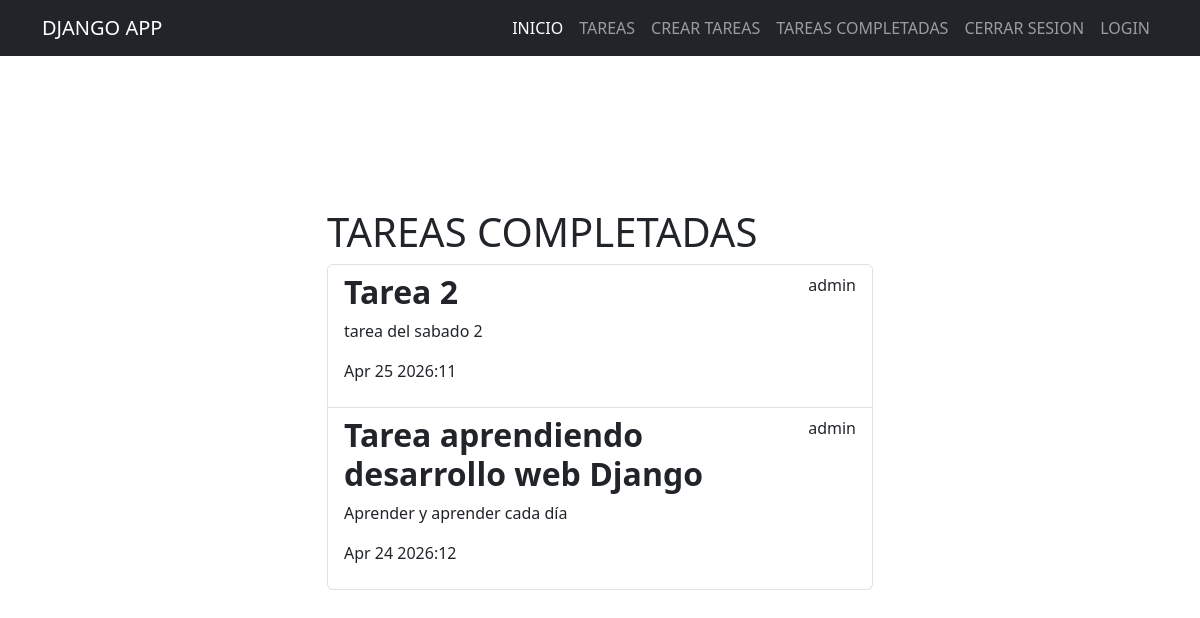
The page /tasks_completed/ (signed in) on the database its author committed.
### tasks/models.py (models this page shows, shortened)
class Task(models.Model):
    title = models.CharField(max_length=100)
    description = models.TextField(blank=True)
    created = models.DateTimeField(auto_now_add=True)
    datecomplete = models.DateTimeField(null=True, blank=True)
    important = models.BooleanField(default=False)
    user = models.ForeignKey(User, on_delete=models.CASCADE)

### tasks/views.py (the view)
# urls.py: path('tasks_completed/', views.tasks_completed, name='tasks_completed'),
@login_required
def tasks_completed(request):
   tasks = Task.objects.filter(user=request.user, datecomplete__isnull=False).order_by('-datecomplete')
   return render(request, 'tasks_completed.html', {'tasks': tasks})

### tasks/templates/tasks_completed.html
{% extends "base.html" %}
{% block content %}
<main class="container py-5">
    <div class="row">
        <div class="col-md-6 offset-md-3">
        <h1 class="text-center display-3 py-5">
        <h1>TAREAS COMPLETADAS</h1>
        <ul class="list-group">
            {% for task in tasks %}
                    <a class="list-group-item" href="{% url 'task_detail' task.id %}">
                    <header class="d-flex justify-content-between">
                        {% if task.important %}
                        <h2 class="fw-bold text-success">{{ task.title }}</h2>
                        {% else %}
                        <h2 class="fw-bold">{{ task.title }}</h2>
                        {% endif %}
                        <p>{{ task.user.username }}</p>
                    </header>
                        <p>{{ task.description }}</p>
                        <p>{{ task.datecomplete|date:'M j Y:i' }}</p>
                    </a>
            {% endfor %}
        </ul>
        </div>
    </div>
</main>
{% endblock content %}

### rows shown on the page
Task: title "Tarea 2", user.username "admin", description "tarea del sabado 2", datecomplete "Apr 25 2026:11"
Task: title "Tarea aprendiendo desarrollo web Django", user.username "admin", description "Aprender y aprender cada día", datecomplete "Apr 24 2026:12"
